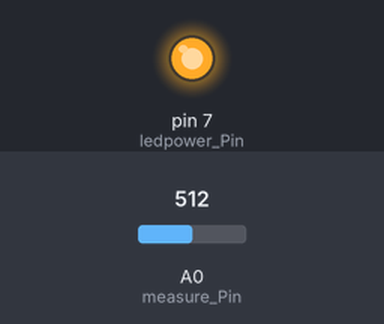
A sketch run on a simulated Arduino Uno, built with avr-gcc and run on an emulated ATmega328P. Shown: output pins drawn as LEDs (lit = HIGH). The inputs (shaded band) are chosen by the test bench; at power-on: A0 (measure_Pin) = 512. Pins used as bus, display or sensor lines are not drawn; what the sketch prints to the serial monitor is not drawn.

Above: at 7.3 s.
Timing chart, 0 to 15.1 s (numbered marks = the images above):
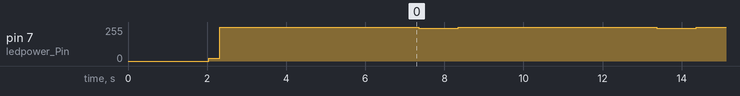

Measured:
- by itself, pin 7 (ledpower_Pin): alternates 255/255 for 5.0 s and 244/255 for 1.0 s

The sketch:

dust_sensor.ino
```cpp
// V0.1
// Directly Read from PM2.5 sensor
// Print to serial port
// Refer to vs voltage when power off

// Declare Pin Used
int measure_Pin   = 0; // Analog  0 to be PM25_SENSOR_ANALOG_V
int ledpower_Pin  = 7; // Digital 7 to be PM25_SENSOR_LED_ON
int fanpower_Pin  = 8; // Digital 8 to be PM25_SENSOR_FAN_ON

// Sampling Period [us]
int sampling_Time = 280;  // delay time from on to sampling start edge: 280us
int delta_Time    = 40;   // extend to whole sampling pulse width 320us
int sleep_Time    = 9680; // sampling period 10ms, 10ms - 320us = 9680us: 9.68ms

int count_VsReading = 600; // Number of sensor readings reference Vs when fan off
int count_VoReading = 100; // Number of sensor readings reference Vo when fan on

float vs_ref_qr = 750; // vs reference value [from QR: 1562128BBB 0.75 **** 25.5][mV]

float vs_ref_sys; // store average vs when fan off, used as vs reference
float vs_rawvalue = 0; // store measured ADC analog output from sensor vout when fan off
float vs_voltage = 0; // calculate actual vs analog voltage level from ADC
float vs_total = 0;

float vo_rawvalue   = 0; // store measured ADC analog output from sensor vout
float vo_voltage = 0; // calculate actual vs analog voltage level from ADC
float vo_total = 0;

float DustDensity  = 0; // calculate dust density [ug/m3]


void setup() {
  // Arduino Setup
  Serial.begin(9600);
  pinMode(ledpower_Pin, OUTPUT);
  pinMode(fanpower_Pin, OUTPUT);

  // Function to store a vs referennce value when sensor fan is not running.
  // Reference value will be recalculated every time the system reboots.
  // The reference value will be calculated by
  //   reading the sensor output voltage
  //   and averaged for "count_VsReading" seconds

  digitalWrite(fanpower_Pin,HIGH); // power off sensor fan
  delay(2000); // Wait 2seconds

  Serial.println("Preparing vs Reference voltage");
  Serial.print("Set time for vs ref value: ");
  Serial.print(count_VsReading * 10 / 1000);
  Serial.println(" second");


  for (int i=0; i<=count_VsReading; i++) {
	  // disable interrupt to increase timing accuracy
	  noInterrupts();
    digitalWrite(ledpower_Pin,LOW); // power on the LED
    delayMicroseconds(sampling_Time); // wait sampling_Time before reading Vo_Output
    vs_rawvalue = analogRead(measure_Pin); // read the dust value
    delayMicroseconds(delta_Time); //Wait delta_Time before shuttign  of LED
    digitalWrite(ledpower_Pin,HIGH); // turn the LED off
	  // enable interrupt
	  interrupts();
    vs_voltage = vs_rawvalue * 5.0 / 1024; // Calculate actual voltage [V]
    vs_total += vs_voltage; //Adding up all read voltages
    }

  // Calculate vs reference value
  vs_ref_sys = vs_total / count_VsReading * 1000; // Calculate average output voltage when fan is not running. REFERENCE VALUE [mV]
  Serial.print(" vs estimated [mV]: ");  // Print vs Total to see progress
  Serial.println(vs_ref_sys);

  digitalWrite(fanpower_Pin,LOW); // power on sensor fan
  delay(5000); // Wait 5 seconds before starting void loop to measure
}

void loop() {
  for (int i=0; i<=count_VoReading; i++) {
    // disable interrupt to increase timing accuracy
    noInterrupts();
    digitalWrite(ledpower_Pin, LOW); // Turn on sensor LED
    delayMicroseconds(sampling_Time); // Sampling Delay after LED on edge 280us
    vo_rawvalue = analogRead(measure_Pin); // Sampling Analog V from sensor pin2
    delayMicroseconds(delta_Time); // 40us delay for LED off
    digitalWrite(ledpower_Pin, HIGH); // Turn off sensor LED
    delayMicroseconds(sleep_Time);
    // enable interrupt
    interrupts();
    vo_voltage = vo_rawvalue * 5.0 / 1024; // Calculate actual voltage [V]
    vo_total += vo_voltage;
    }
  vo_voltage = vo_total / count_VoReading * 1000; // Calculate average output voltage [mV]
  // Calculate dust voltage according to sensor datasheet formula, BETA=1
  DustDensity  = 0.6 * (vo_voltage - vs_ref_qr);

  Serial.print("vs [mV]: ");
  Serial.print(vs_ref_qr);

  Serial.print("; vo [mV]: ");
  Serial.print(vo_voltage);

  Serial.print("; Dust density [ug/m3]:");
  Serial.println(DustDensity);

  delay(5000); // Wait 5 seconds between each reading/printing
}
```
